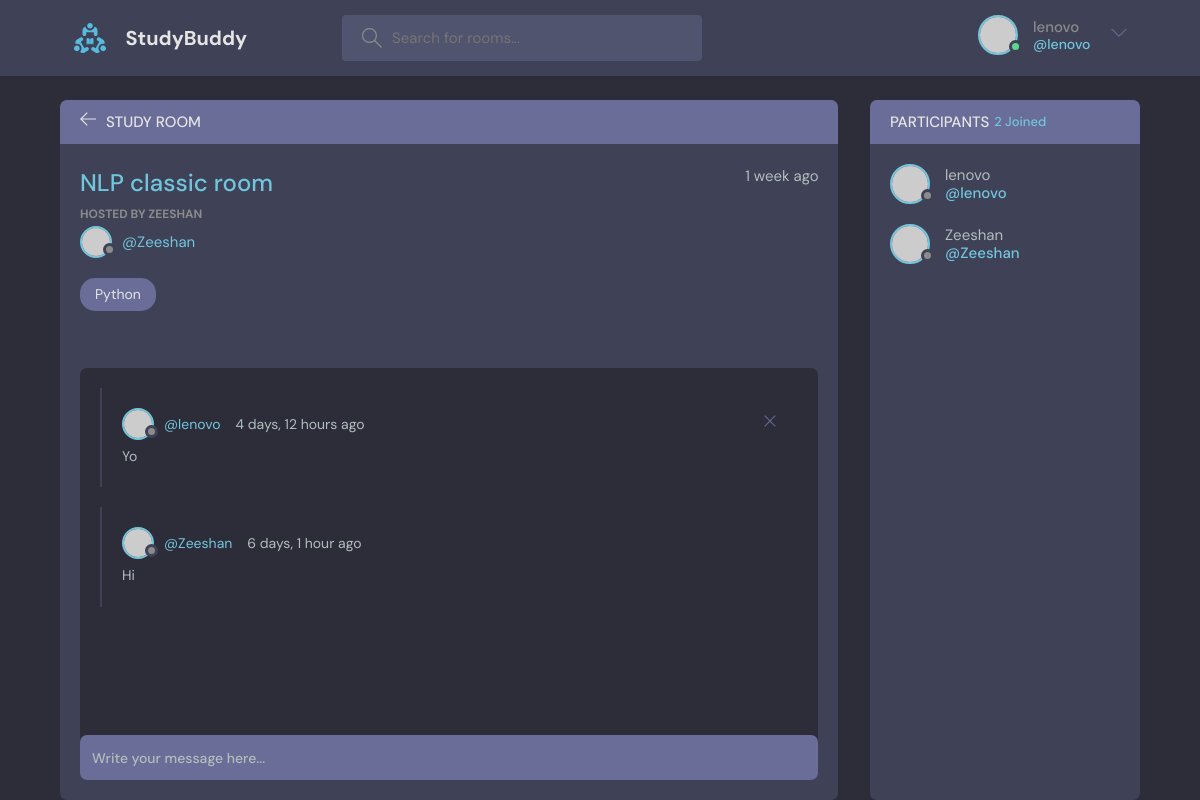
The page /room/20/ (signed in) on the database its author committed.
### base/models.py (models this page shows, shortened)
class Room(models.Model):
    host = models.ForeignKey(User, on_delete=models.SET_NULL, null=True)
    topic = models.ForeignKey(Topic, on_delete=models.SET_NULL, null=True)
    name = models.CharField(max_length=200)
    description = models.TextField(null=True, blank=True)
    participants = models.ManyToManyField(User, related_name="participants", blank=True)
    updated = models.DateTimeField(auto_now=True)
    created = models.DateTimeField(auto_now_add=True)
    class Meta:
        ordering = ["-updated", "-created"]

class Topic(models.Model):
    name = models.CharField(max_length=200)
    def __str__(self):
        return self.name

class Message(models.Model):
    user = models.ForeignKey(User, on_delete=models.CASCADE)
    room = models.ForeignKey(Room, on_delete=models.CASCADE)
    body = models.TextField()
    updated = models.DateTimeField(auto_now=True)
    created = models.DateTimeField(auto_now_add=True)
    class Meta:
        ordering = ["-updated", "-created"]

### base/views.py (the view)
# urls.py: path("room/<str:pk>/", views.room, name="room"),
def room(request, pk):
    room = Room.objects.get(id=pk)
    room_messages = room.message_set.all().order_by("-created")
    participants = room.participants.all()
    if request.method == "POST":
        message = Message.objects.create(
            user=request.user, room=room, body=request.POST.get("body")
        )
        room.participants.add(request.user)
        return redirect("room", pk=room.id)
    context = {
        "room": room,
        "room_messages": room_messages,
        "participants": participants,
    }
    return render(request, "base/room.html", context)

### base/templates/base/room.html (shortened to what this page needs)
{% extends 'main.html' %}
{% block content %}
<main class="profile-page layout layout--2">
  <div class="container">
    <div class="room">
      <div class="room__top">
        <div class="room__topLeft">
          <a href="{% url 'home' %}">
            <svg version="1.1" xmlns="http://www.w3.org/2000/svg" width="32" height="32" viewBox="0 0 32 32">
              <title>arrow-left</title>
              <path
                d="M13.723 2.286l-13.723 13.714 13.719 13.714 1.616-1.611-10.96-10.96h27.625v-2.286h-27.625l10.965-10.965-1.616-1.607z">
              </path>
            </svg>
          </a>
          <h3>Study Room</h3>
        </div>
      </div>
      <div class="room__box scroll">
        <div class="room__header scroll">
          <div class="room__info">
            <h3>{{room.name}}</h3>
            <span>{{room.created|timesince}} ago</span>
          </div>
          <div class="room__hosted">
            <p>Hosted By Zeeshan</p>
            <a href="{% url 'user-profile' room.host.id %}" class="room__author">
              <div class="avatar avatar--small">
                <img src="https://randomuser.me/api/portraits/men/37.jpg" />
              </div>
              <span>@{{room.host.username}}</span>
            </a>
          </div>
          <span class="room__topics">{{room.topic}}</span>
        </div>
        <div class="room__conversation">
          <div class="threads scroll">
            {% for message  in room_messages %}
            <div class="thread">
              <div class="thread__top">
                <div class="thread__author">
                  <a href="{% url 'user-profile' message.user.id %}" class="thread__authorInfo">
                    <div class="avatar avatar--small">
                      <img src="https://randomuser.me/api/portraits/men/37.jpg" />
                    </div>
                    <span>@{{message.user.username}}</span>
                  </a>
                  <span class="thread__date">{{message.created|timesince}} ago</span>
                </div>
                {% if request.user == message.user %}
                <a href="{% url 'delete-message' message.id %}">
                  <div class="thread__delete">
                    <svg version="1.1" xmlns="http://www.w3.org/2000/svg" width="32" height="32" viewBox="0 0 32 32">
                      <title>remove</title>
                      <path
                        d="M27.314 6.019l-1.333-1.333-9.98 9.981-9.981-9.981-1.333 1.333 9.981 9.981-9.981 9.98 1.333 1.333 9.981-9.98 9.98 9.98 1.333-1.333-9.98-9.98 9.98-9.981z">
                      </path>
                    </svg>
                  </div>
                </a>
                {%endif%}
              </div>
              <div class="thread__details">
                {{message.body}}
              </div>
            </div>
            {% endfor %}
          </div>
        </div>
      </div>
      <div class="room__message">
        <form method="POST" action="">
          <input name="body" placeholder="Write your message here..." />
        </form>
      </div>
    </div>
    <div class="participants">
      <h3 class="participants__top">Participants <span>{{participants.count}} Joined</span></h3>
      <div class="participants__list scroll">
        {% for user in participants %}
        <a href="{url 'user-profile' user.id}" class="participant">
          <div class="avatar avatar--medium">
            <img src="https://randomuser.me/api/portraits/men/37.jpg" />
          </div>
          <p>
            {{user.username}}
            <span>@{{user.username}}</span>
          </p>
        </a>
        {%endfor%}
      </div>
    </div>
  </div>
</main>
</body>
</html>
{% endblock content %}

### templates/navbar.html (shortened to what this page needs)
{% load static %}
<header class="header header--loggedIn">
    <div class="container">
        <a href="{% url 'home' %}" class="header__logo">
            <img src="{% static 'images/logo.svg' %}" />
            <h1>StudyBuddy</h1>
        </a>
        <form class="header__search" method="GET" action="{% url 'home' %}">
            <label>
                <input name="q" placeholder="Search for rooms..." />
            </label>
        </form>
        <nav class="header__menu">
            {% if request.user.is_authenticated %}
            <div class="header__user">
                <a href="{% url 'user-profile' user.id %}">
                    <div class="avatar avatar--medium active">
                        <img src="https://randomuser.me/api/portraits/men/37.jpg" />
                    </div>
                    <p>{{request.user.username}} <span>@{{request.user.username}}</span></p>
                </a>
                <button class="dropdown-button">
                    <svg version="1.1" xmlns="http://www.w3.org/2000/svg" width="32" height="32" viewBox="0 0 32 32">
                        <title>chevron-down</title>
                        <path d="M16 21l-13-13h-3l16 16 16-16h-3l-13 13z"></path>
                    </svg>
                </button>
            </div>
            {%else%}
            <a href="{% url 'login' %}">
                <img src="{% static 'images/avatar.svg'%}" />
                <p>Login</p>
            </a>
            {% endif %}
        </nav>
    </div>
</header>

### rows shown on the page
Room: name "NLP classic room", created "1 week", host.username "Zeeshan", topic "Python"
Message: user.username "lenovo", created "4 days, 12 hours", body "Yo"
Message: user.username "Zeeshan", created "6 days, 1 hour", body "Hi"

### other values the page prints
{{ request.user.username }} "lenovo"
{{ participants.count }} "2"
{{ user.username }} "lenovo"
{{ user.username }} "Zeeshan"
